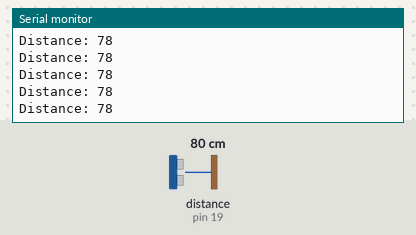
A sketch run on a simulated Arduino Uno, built with avr-gcc and run on an emulated ATmega328P. Parts: the last lines printed to the serial monitor. Wiring (inferred from the names in the program): ultrasonic range finder: trigger pin 18; echo pin 19. The test bench sets the inputs (shaded band); at power-on: distance to the obstacle (sensor on pin 19) 80 cm. The echo pulse lasts 58.3 µs per cm.

Above: at 1.2 s.
1.3 s: distance to the obstacle (sensor on pin 19) set to 2 cm
At 2.1 s:
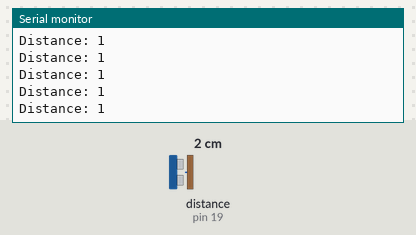
4.3 s: distance to the obstacle (sensor on pin 19) set to 120 cm
At 4.9 s:
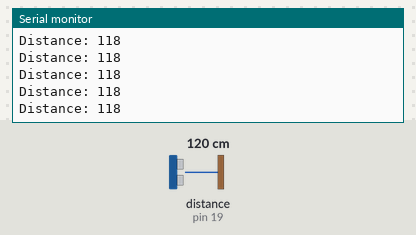
7.3 s: distance to the obstacle (sensor on pin 19) set to 4 cm
At 8.4 s:
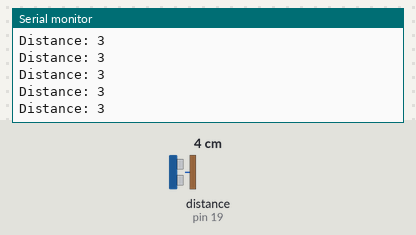
10.3 s: distance to the obstacle (sensor on pin 19) set to 18 cm
At 11.3 s:
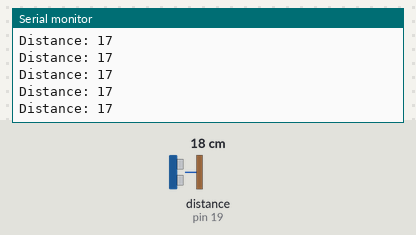
Timing chart, 0 to 13.3 s (numbered marks = the images above; inputs shaded):
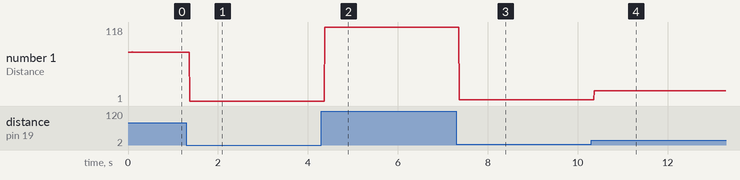

The sketch:

Ultrasonic_Sensor.ino
```cpp
// defines pins numbers
const int trigPin = 18;
const int echoPin = 19;

// defines variables
long duration;
int distance;

void setup() {
pinMode(trigPin, OUTPUT); // Sets the trigPin as an Output
pinMode(echoPin, INPUT); // Sets the echoPin as an Input
Serial.begin(9600); // Starts the serial communication
}

void loop() {
// Clears the trigPin
digitalWrite(trigPin, LOW);
delayMicroseconds(2);

// Sets the trigPin on HIGH state for 10 micro seconds
digitalWrite(trigPin, HIGH);
delayMicroseconds(10);
digitalWrite(trigPin, LOW);

// Reads the echoPin, returns the sound wave travel time in microseconds
duration = pulseIn(echoPin, HIGH);

// Calculating the distance
distance= duration*0.034/2;

// Prints the distance on the Serial Monitor
Serial.print("Distance: ");
Serial.println(distance);
}
```

Measured:
- after the input at 1.3 s, the serial monitor: prints a new line after 0.07 s (image 1)
- after the input at 4.3 s, the serial monitor: prints a new line after 0.08 s (image 2)
- after the input at 7.3 s, the serial monitor: prints a new line after 0.07 s (image 3)
- after the input at 10.3 s, the serial monitor: prints a new line after 0.07 s (image 4)
- plotted number 1: 78 → 1 after the input at 1.3 s, 1 → 118 after the input at 4.3 s, 118 → 3 after the input at 7.3 s, 3 → 1 after the input at 10.3 s
